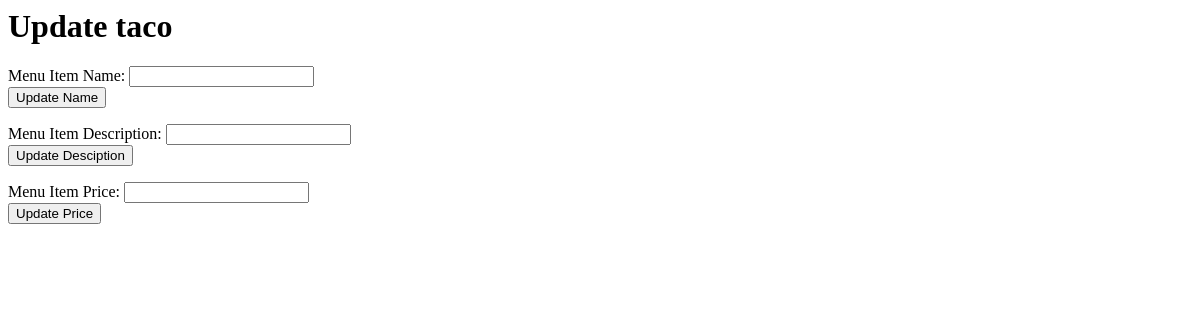
The app's page /website/restaurant/edit_menu_item/1, older data.
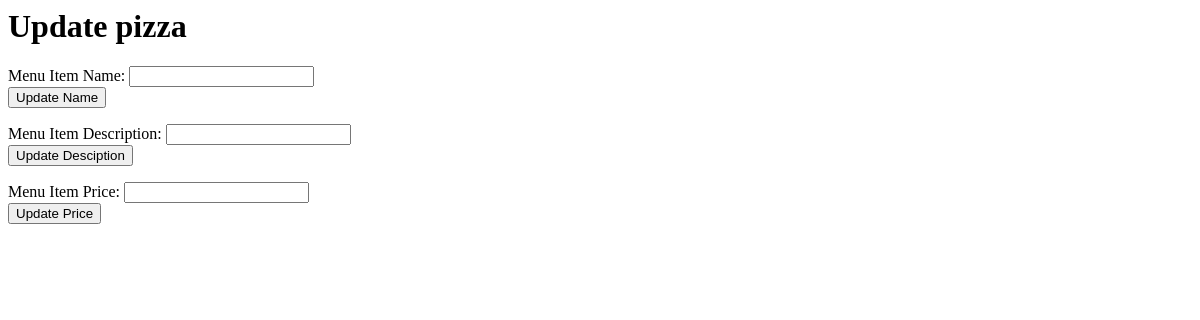
The same page, newer data.
### website/models.py (models this page shows, shortened)
class MenuItem(models.Model):
    restaurant = models.ForeignKey(Restaurant, on_delete=models.CASCADE)
    menu_item_name = models.CharField(max_length=200)
    menu_item_description = models.CharField(max_length=200)
    menu_item_price = models.FloatField(default=0)

### website/views.py (the view, shortened to what this page needs)
# urls.py: path('restaurant/edit_menu_item/<int:menu_item_id>', views.edit_menu_item, name='editmenuitem'),
def edit_menu_item(request, menu_item_id):
    menu_item = get_object_or_404(MenuItem, pk=menu_item_id)
    if request.method=='POST' and 'btnform3' in request.POST:
        form = UpdateMenuItemPriceForm(request.POST)
        if form.is_valid():
            print(form.cleaned_data['menuitemprice'])
            menu_item.menu_item_price = form.cleaned_data['menuitemprice']
            menu_item.save(update_fields=['menu_item_price'])
            url = '/website/restaurant/menu_list/' + str(menu_item.id)
            return HttpResponseRedirect(url)
    else:
        form = UpdateMenuItemDescriptionForm()
    return render(request, 'website/edit_menu_item.html', {'form': form, 'menu_item' : menu_item,})

### website/forms.py
class UpdateMenuItemDescriptionForm(forms.Form):
    menuitemdescription = forms.CharField(label='menuitemdescription', max_length=500, required=True)

### website/templates/website/edit_menu_item.html (shortened to what this page needs)
<h1>Update {{ menu_item.menu_item_name }}</h1>
<form method='POST'>
    <label for="menuitemname">Menu Item Name: </label>
    <input id="menuitemname" type="text" name="menuitemname" maxlength="100" required> <br>
    <button type="submit" name="btnform1">Update Name</button>
    </form>
 <form method='POST'>
    <label for="menuitemdescription">Menu Item Description: </label>
    <input id="menuitemdescription" type="text" name="menuitemdescription" maxlength="100" required> <br>
    <button type="submit" name="btnform2">Update Desciption</button>
</form>
<form method='POST'>
    <label for="menuitemprice">Menu Item Price: </label>
    <input id="menuitemprice" type="text" name="menuitemprice" maxlength="100" required> <br>
    <button type="submit" name="btnform3">Update Price</button>
</form>

Row changes from the older to the newer data that the page shows:
changed MenuItem: menu_item_name "taco" → "pizza"
